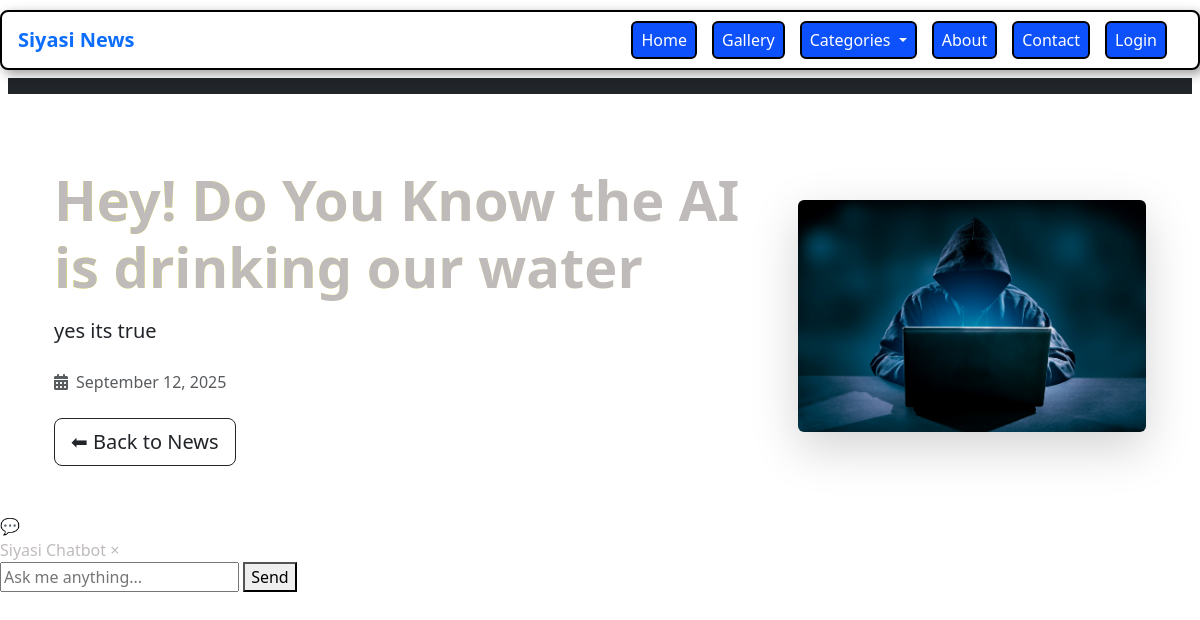
The app's page /article/4/ with its own data.
### News/models.py (models this page shows, shortened)
class NewsArticle(models.Model):
    categories = [
        ('Politics', 'Politics'),
        ('Sports', 'Sports'),
        ('Technology', 'Technology'),
        ('Health', 'Health'),
        ('Entertainment', 'Entertainment'),
        ('Business', 'Business'),
        ('World', 'World'),
        ('Science', 'Science'),
        ('Travel', 'Travel'),
        ('Lifestyle', 'Lifestyle'),
        ('Education', 'Education'),
        ('Environment', 'Environment'),
        ('Opinion', 'Opinion'),
        ('Culture', 'Culture'),
        ('Food', 'Food'),
        ('Fashion', 'Fashion'),
        ('History', 'History'),
        ('Music', 'Music'),
        ('Art', 'Art'),
        ('Religion', 'Religion'),
        ('Other', 'Other'),
    ]
    title = models.CharField(max_length=200)
    content = models.TextField()
    images = models.ImageField(upload_to='news_images/', blank=True,  null = True)
    published_at = models.DateTimeField(auto_now_add=True)
    category = models.CharField(max_length=50, choices=categories, default='Other')

### News/views.py (the view)
# urls.py: path('article/<int:pk>/', views.article_detail, name='article_detail'),
def article_detail(request, pk):
    article = get_object_or_404(NewsArticle, pk=pk)
    articles = NewsArticle.objects.exclude(pk=pk).order_by('-published_at')[:10]  # show 10 related
    return render(request, 'news/article_detail.html', {
        'article': article,
        'articles': articles
    })

### News/context_processors.py (called while the page is built)
def categories_processor(request):
    categories = [cat[0] for cat in NewsArticle.categories]
    return {'categories':categories}

### News/templates/news/article_detail.html
{% extends 'news/base.html' %}
{% block content %}
<section class="article-hero py-5">
  <div class="container">
    <div class="row align-items-center">
      <div class="col-lg-8">
        <h1 class="display-4 text-gradient fw-bold mb-3">{{ article.title }}</h1>
        <p class="lead text-dark mb-4">{{ article.content|truncatechars:200 }}</p>
        <div class="d-flex align-items-center mb-4">
          <i class="fas fa-calendar-alt me-2 text-muted"></i>
          <span class="text-muted">{{ article.published_at|date:"F d, Y" }}</span>
        </div>
        <a href="{% url 'home' %}" class="btn btn-outline-dark btn-lg">⬅ Back to News</a>
      </div>
      <div class="col-lg-4">
        {% if article.images %}
          <img src="{{ article.images.url }}" alt="{{ article.title }}" class="img-fluid rounded shadow-lg article-hero-img">
        {% else %}
          <div class="article-hero-placeholder rounded shadow-lg d-flex align-items-center justify-content-center">
            <i class="fas fa-newspaper fa-4x text-muted"></i>
          </div>
        {% endif %}
      </div>
    </div>
  </div>
</section>
{% endblock %}

### News/static/News/css/style.css (style rules this page uses)
body { background: #fff; color: #c0bbbbff; font-family: 'Segoe UI', sans-serif; }
.text-gradient { background: linear-gradient(90deg, yellow, #ffffffff); -webkit-background-clip: text; }

### records on screen
NewsArticle: title "Hey! Do You Know the AI is drinking our water", content "yes its true", published_at "September 12, 2025", images (picture)
